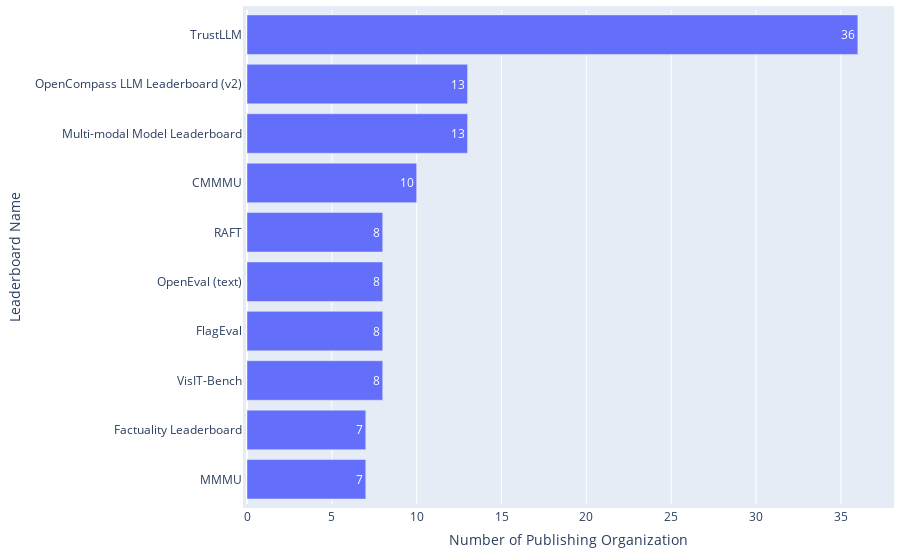

The notebook cell this image was saved under:
### Code cell
df = pd.read_csv(path_rq1 / 'Leaderboard_processed.csv')
df = df[df['Host platforms'] != "['PapersWithCode']"]

statistics = {
    'Distribution|Property': 'Publishing Organizations across Leaderboards (non-pwc)',
    'Mean': np.mean(df['#Publishing organization (non-pwc)']),
    'Median': np.median(df['#Publishing organization (non-pwc)']),
    'Mode': stats.mode(df['#Publishing organization (non-pwc)'])[0],
    'Standard Deviation': np.std(df['#Publishing organization (non-pwc)']),
}
df_statistics = pd.read_csv(path_rq1 / 'leaderboard_statistics.csv')
df_statistics = pd.concat([df_statistics, pd.DataFrame([statistics])], ignore_index=True)
df_statistics.drop_duplicates(subset=['Distribution|Property'], keep='last', inplace=True)
df_statistics.sort_values(by='Distribution|Property', inplace=True)
df_statistics.to_csv(path_rq1 / 'leaderboard_statistics.csv', index=False)

df_top = df.drop_duplicates(subset=['Leaderboard name']).sort_values(by='#Publishing organization (non-pwc)', ascending=False).head(10)
print(f"{df_top['Leaderboard name'].iloc[0]} holds the highest number of publishing organizations up to {int(df_top['#Publishing organization (non-pwc)'].iloc[0])}.")

fig = go.Figure(go.Bar(
        x=df_top['#Publishing organization (non-pwc)'],  # Values for the bar lengths
        y=df_top['Leaderboard name'],  # Categories for each bar
        orientation='h',  # Sets the bars to be horizontal
        text=df_top['#Publishing organization (non-pwc)'],  # Adds the values as text on each bar
        textposition='auto'  # Automatically positions the text on the bars
))
fig.update_layout(
        xaxis_title='Number of Publishing Organization',
        yaxis_title='Leaderboard Name',
        yaxis_autorange='reversed'  # This line makes the bars go top-down
)
# Update the layout for a tighter look
fig.update_layout(
    autosize=True,
    margin=dict(
        l=10,  # Left margin
        r=10,  # Right margin
        b=10,  # Bottom margin
        t=10,  # Top margin
        pad=4  # Padding between the plot and the margin
    )
)
fig.show()

### Figure 1 — Plotly figure (JSON) as saved in the notebook; plotly's stock layout.template omitted (floating-point values rounded to 4 significant figures)
{"data": [{"orientation": "h", "text": [36, 13, 13, 10, 8, 8, 8, 8, 7, 7], "textposition": "auto", "type": "bar", "x": [36, 13, 13, 10, 8, 8, 8, 8, 7, 7], "y": ["TrustLLM", "OpenCompass LLM Leaderboard (v2)", "Multi-modal Model Leaderboard", "CMMMU", "RAFT", "OpenEval (text)", "FlagEval", "VisIT-Bench", "Factuality Leaderboard", "MMMU"]}], "layout": {"autosize": true, "margin": {"b": 10, "l": 10, "pad": 4, "r": 10, "t": 10}, "xaxis": {"title": {"text": "Number of Publishing Organization"}}, "yaxis": {"autorange": "reversed", "title": {"text": "Leaderboard Name"}}}}
